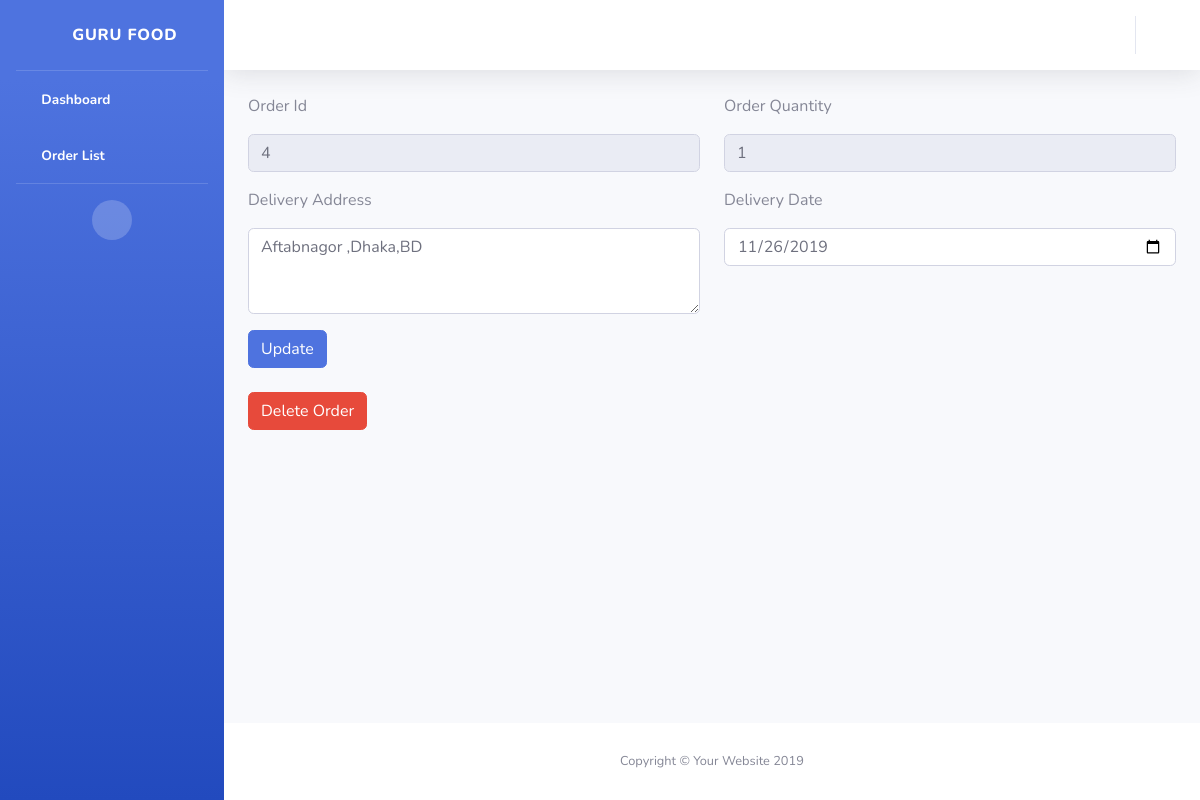
/user/edit-order/4, run on the app's committed database.
### home/models.py (models this page shows, shortened)
class FoodOrder(models.Model):
    username = models.CharField(max_length=255)
    useremail = models.CharField(max_length=255)
    address = models.CharField(max_length=255)
    orderDate = models.DateTimeField(auto_now_add=True)
    deliveryDate = models.CharField(max_length=255)
    foodItemName = models.TextField()
    quantity =  models.CharField(max_length=255)
    bill = models.CharField(max_length=255)
    Payablebill = models.CharField(max_length=255)
    paid = models.BooleanField(default=False)

### user/views.py (the view)
# urls.py: path('edit-order/<int:id>',views.editOrder),
def editOrder(request,id):
    data = FoodOrder.objects.filter(id=id).get();
    return render(request,'user/editOrder.html',{'data':data})

### user/templates/user/editOrder.html (shortened to what this page needs)
{% extends 'dashbord_master.html' %}
{% load static from staticfiles %}
{% block content %}
<div class="container">
  <form class="admin" method="POST" action="{% url 'updateorder' %}">
    <div class="form-group row">
      <div class="col-sm-6 mb-3 mb-sm-0">
        <p> Order Id </p>
        <input type="text" name="id" class="form-control form-control-user" value="{{data.id}}" readonly id="exampleFirstName">
      </div>
      <div class="col-sm-6">
          <p> Order Quantity </p>
        <input type="number" name="quantity" value="{{data.quantity}}" readonly class="form-control form-control-user" id="exampleLastName" >
      </div>
    </div>
    <div class="form-group row">
      <div class="col-sm-6 mb-3 mb-sm-0">
          <p> Delivery Address </p>
        <textarea class="form-control form-control-user" name="address" id="" cols="30" rows="3">{{data.address}}</textarea>
      </div>
      <div class="col-sm-6">
          <p> Delivery Date </p>
        <input type="date" class="form-control form-control-user" name="deliveryDate" value="{{data.deliveryDate}}" id="exampleRepeatPassword">
      </div>
    </div>
    <button class="btn btn-primary"> Update </button>
  </form>
  <br>
  <button onclick='window.location.href = "/user/delete-order/{{data.id}}"' class="btn btn-danger"> Delete Order </button>
</div>
{% endblock %}

### data on the page
FoodOrder: id "4", quantity "1", address "Aftabnagor ,Dhaka,BD", deliveryDate "11/26/2019"
